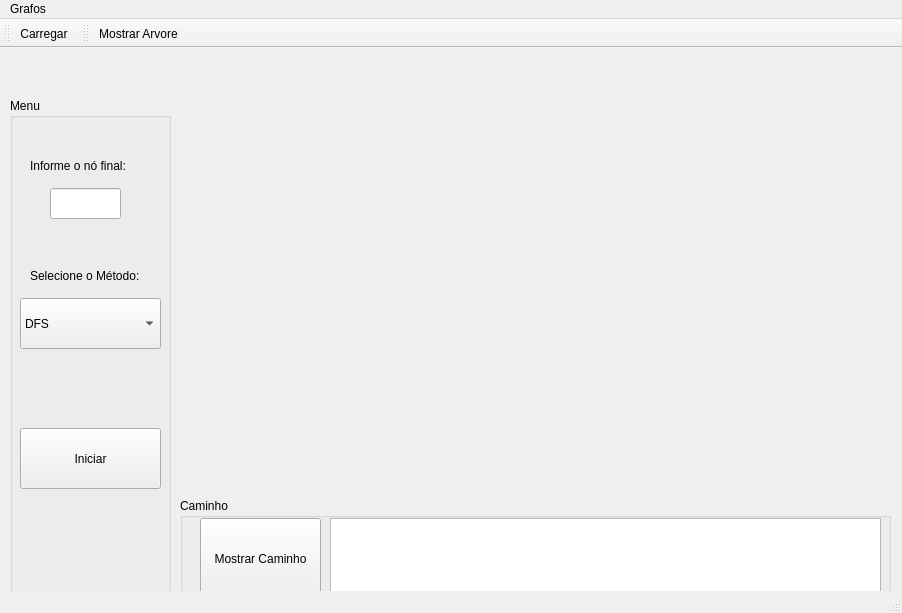
<?xml version="1.0" encoding="UTF-8"?>
<ui version="4.0">
 <class>Interface</class>
 <widget class="QMainWindow" name="Interface">
  <property name="geometry">
   <rect>
    <x>0</x>
    <y>0</y>
    <width>902</width>
    <height>613</height>
   </rect>
  </property>
  <property name="windowTitle">
   <string>IA - Buscas</string>
  </property>
  <widget class="QWidget" name="centralWidget">
   <widget class="QGroupBox" name="groupBox">
    <property name="geometry">
     <rect>
      <x>10</x>
      <y>50</y>
      <width>161</width>
      <height>511</height>
     </rect>
    </property>
    <property name="title">
     <string>Menu</string>
    </property>
    <widget class="QPushButton" name="start">
     <property name="geometry">
      <rect>
       <x>10</x>
       <y>330</y>
       <width>141</width>
       <height>61</height>
      </rect>
     </property>
     <property name="text">
      <string>Iniciar</string>
     </property>
    </widget>
    <widget class="QLabel" name="labelFinal">
     <property name="geometry">
      <rect>
       <x>20</x>
       <y>60</y>
       <width>141</width>
       <height>16</height>
      </rect>
     </property>
     <property name="text">
      <string>Informe o nó final:</string>
     </property>
    </widget>
    <widget class="QLabel" name="labelInicial_2">
     <property name="geometry">
      <rect>
       <x>20</x>
       <y>170</y>
       <width>131</width>
       <height>16</height>
      </rect>
     </property>
     <property name="text">
      <string>Selecione o Método:</string>
     </property>
    </widget>
    <widget class="QComboBox" name="metodos">
     <property name="geometry">
      <rect>
       <x>10</x>
       <y>200</y>
       <width>141</width>
       <height>51</height>
      </rect>
     </property>
     <item>
      <property name="text">
       <string>DFS</string>
      </property>
     </item>
     <item>
      <property name="text">
       <string>BFS</string>
      </property>
     </item>
    </widget>
    <widget class="QLineEdit" name="lineEdit">
     <property name="geometry">
      <rect>
       <x>40</x>
       <y>90</y>
       <width>71</width>
       <height>31</height>
      </rect>
     </property>
    </widget>
   </widget>
   <widget class="QGroupBox" name="groupBox_2">
    <property name="geometry">
     <rect>
      <x>180</x>
      <y>450</y>
      <width>711</width>
      <height>111</height>
     </rect>
    </property>
    <property name="title">
     <string>Caminho</string>
    </property>
    <widget class="QTextEdit" name="textEdit">
     <property name="geometry">
      <rect>
       <x>150</x>
       <y>20</y>
       <width>551</width>
       <height>81</height>
      </rect>
     </property>
    </widget>
    <widget class="QPushButton" name="pushButton">
     <property name="geometry">
      <rect>
       <x>20</x>
       <y>20</y>
       <width>121</width>
       <height>81</height>
      </rect>
     </property>
     <property name="text">
      <string>Mostrar Caminho</string>
     </property>
    </widget>
   </widget>
  </widget>
  <widget class="QMenuBar" name="menuBar">
   <property name="geometry">
    <rect>
     <x>0</x>
     <y>0</y>
     <width>902</width>
     <height>20</height>
    </rect>
   </property>
   <widget class="QMenu" name="menuGrafos">
    <property name="title">
     <string>Grafos</string>
    </property>
    <addaction name="actionLoad"/>
   </widget>
   <addaction name="menuGrafos"/>
  </widget>
  <widget class="QToolBar" name="mainToolBar">
   <attribute name="toolBarArea">
    <enum>TopToolBarArea</enum>
   </attribute>
   <attribute name="toolBarBreak">
    <bool>false</bool>
   </attribute>
   <addaction name="actionLoad"/>
  </widget>
  <widget class="QStatusBar" name="statusBar"/>
  <widget class="QToolBar" name="toolBar">
   <property name="mouseTracking">
    <bool>true</bool>
   </property>
   <property name="acceptDrops">
    <bool>true</bool>
   </property>
   <property name="windowTitle">
    <string>toolBar</string>
   </property>
   <attribute name="toolBarArea">
    <enum>TopToolBarArea</enum>
   </attribute>
   <attribute name="toolBarBreak">
    <bool>false</bool>
   </attribute>
   <addaction name="actionMostrarArvore"/>
  </widget>
  <action name="actionLoad">
   <property name="text">
    <string>Carregar</string>
   </property>
  </action>
  <action name="actionMostrarArvore">
   <property name="text">
    <string>Mostrar Arvore</string>
   </property>
  </action>
 </widget>
 <layoutdefault spacing="6" margin="11"/>
 <resources/>
 <connections/>
</ui>
